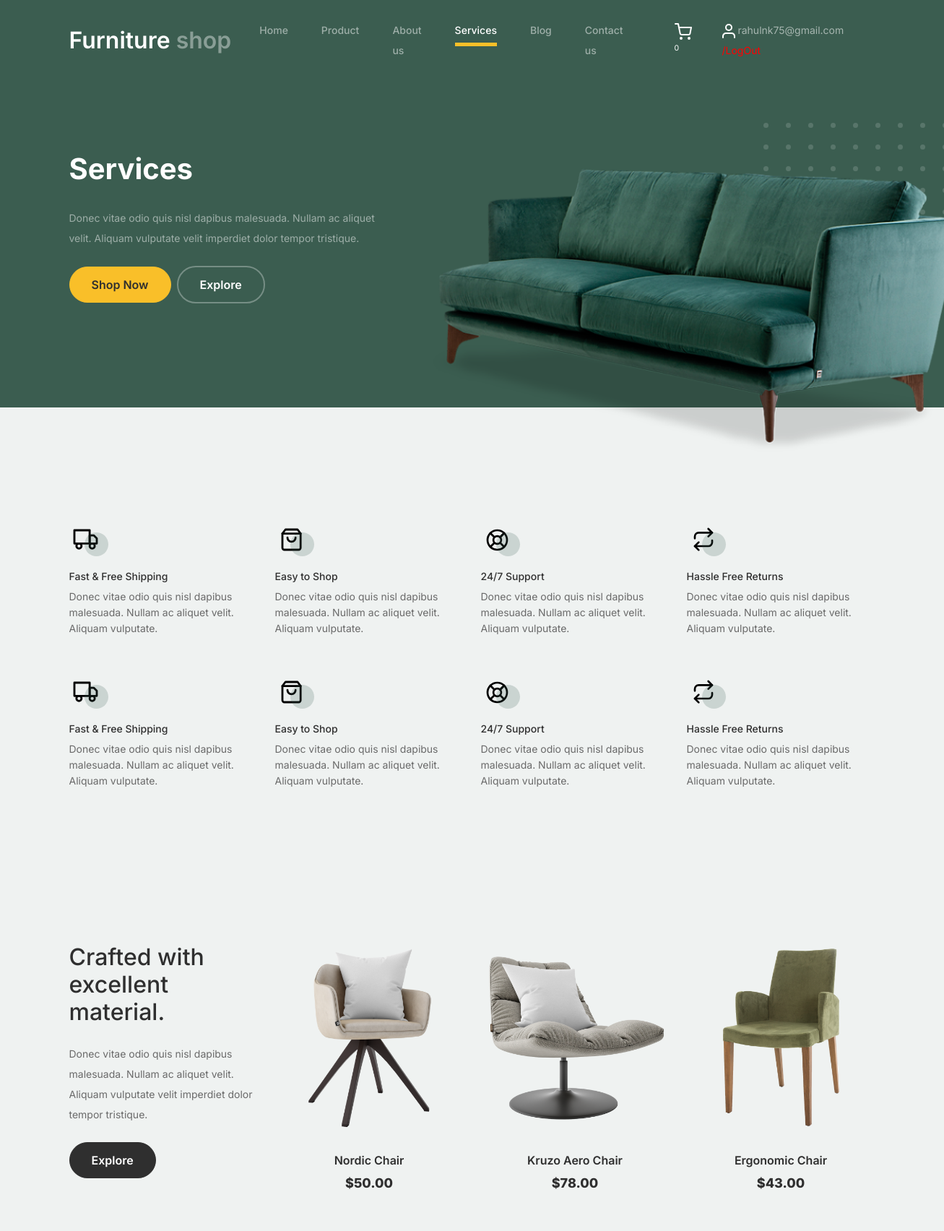
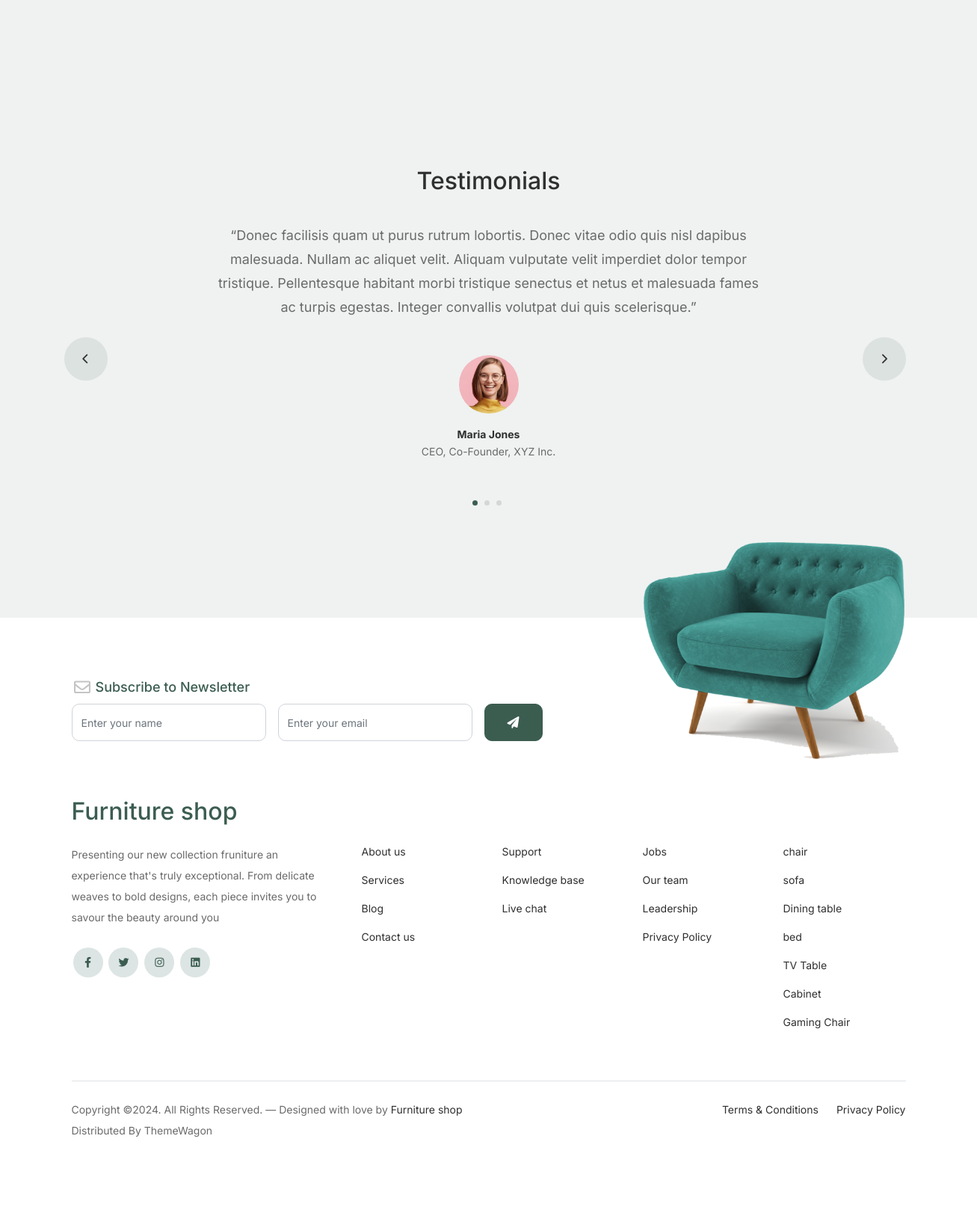
Page /services_page/ (signed in) on the committed database (2 pictures, top to bottom).
### Furniture_app/models.py (models this page shows)
class Category_Db(models.Model):
    Category_name=models.CharField(max_length=200,null=True,blank=True)
    Category_image=models.ImageField(upload_to='Category_images',null=True,blank=True)
    Discription=models.TextField(max_length=200,null=True,blank=True)

### Web_App/views.py (the view)
# urls.py: path('services_page/',views.services_page,name='services_page'),
def services_page(request):
    cat_d=Category_Db.objects.all()
    cart_count=Cart_Db.objects.filter(User_name=request.session['Name'])
    count=cart_count.count()
    return render(request,'services_page.html',{'count':count,'cat_d':cat_d})

### Web_App/templates/services_page.html (shortened to what this page needs)
<!doctype html>
{% load static %}
<html lang="en">
<head>
		<link href="{% static 'web/css/bootstrap.min.css' %}" rel="stylesheet">
		<link href="https://cdnjs.cloudflare.com/ajax/libs/font-awesome/6.0.0-beta3/css/all.min.css" rel="stylesheet">
		<link href="{% static 'web/css/tiny-slider.css' %}" rel="stylesheet">
		<link href="{% static 'web/css/style.css' %}" rel="stylesheet">
	</head>
	<body>
		<nav class="custom-navbar navbar navbar navbar-expand-md navbar-dark bg-dark" arial-label="Furni navigation bar">
			<div class="container">
				<a class="navbar-brand" href="{% url 'Home_Page' %}">Furniture<span> shop</span></a>
				<div class="collapse navbar-collapse" id="navbarsFurni">
					<ul class="custom-navbar-nav navbar-nav ms-auto mb-2 mb-md-0">
						<li ><a class="nav-link" href="{% url 'Home_Page' %}">Home</a></li>
						<li><a class="nav-link" href="{% url 'product_page' %}">Product</a></li>
						<li><a class="nav-link" href="{% url 'about_page' %}">About us</a></li>
						<li class="nav-item active"><a class="nav-link" href="{% url 'services_page' %}">Services</a></li>
						<li><a class="nav-link" href="{% url 'blog_page' %}">Blog</a></li>
						<li><a class="nav-link" href="{% url 'contact_page' %}">Contact us</a></li>
					</ul>
					<ul class="custom-navbar-cta navbar-nav mb-2 mb-md-0 ms-5">
						<li><a class="nav-link" href="{% url 'Cart_Page' %}"><img src="{% static 'web/images/cart.svg' %}">  <sup style="color: white;">{{count}}</sup> </a></li>
						{% if request.session.Name %}
						<li><a class="nav-link" href="{% url 'User_Sign_out' %}"><img src="{% static 'web/images/user.svg' %}">   {{request.session.Name}} <i style="color: red; font-style:normal;" >/LogOut</i> </a></li>
						{% else %}
						<li><a class="nav-link" href="{% url 'Sign_in' %}"><img src="{% static 'web/images/user.svg' %}"></a></li>
						{% endif %}
					</ul>
				</div>
			</div>
		</nav>
			<div class="hero">
				<div class="container">
					<div class="row justify-content-between">
						<div class="col-lg-5">
							<div class="intro-excerpt">
								<h1>Services</h1>
								<p class="mb-4">Donec vitae odio quis nisl dapibus malesuada. Nullam ac aliquet velit. Aliquam vulputate velit imperdiet dolor tempor tristique.</p>
								<p><a href="" class="btn btn-secondary me-2">Shop Now</a><a href="#" class="btn btn-white-outline">Explore</a></p>
							</div>
						</div>
						<div class="col-lg-7">
							<div class="hero-img-wrap">
								<img src="{% static 'web/images/couch.png' %}" class="img-fluid">
							</div>
						</div>
					</div>
				</div>
			</div>
		<div class="why-choose-section">
			<div class="container">
				<div class="row my-5">
					<div class="col-6 col-md-6 col-lg-3 mb-4">
						<div class="feature">
							<div class="icon">
								<img src="images/truck.svg" alt="Image" class="imf-fluid">
							</div>
							<h3>Fast &amp; Free Shipping</h3>
							<p>Donec vitae odio quis nisl dapibus malesuada. Nullam ac aliquet velit. Aliquam vulputate.</p>
						</div>
					</div>
					<div class="col-6 col-md-6 col-lg-3 mb-4">
						<div class="feature">
							<div class="icon">
								<img src="images/bag.svg" alt="Image" class="imf-fluid">
							</div>
							<h3>Easy to Shop</h3>
							<p>Donec vitae odio quis nisl dapibus malesuada. Nullam ac aliquet velit. Aliquam vulputate.</p>
						</div>
					</div>
					<div class="col-6 col-md-6 col-lg-3 mb-4">
						<div class="feature">
							<div class="icon">
								<img src="images/support.svg" alt="Image" class="imf-fluid">
							</div>
							<h3>24/7 Support</h3>
							<p>Donec vitae odio quis nisl dapibus malesuada. Nullam ac aliquet velit. Aliquam vulputate.</p>
						</div>
					</div>
					<div class="col-6 col-md-6 col-lg-3 mb-4">
						<div class="feature">
							<div class="icon">
								<img src="images/return.svg" alt="Image" class="imf-fluid">
							</div>
							<h3>Hassle Free Returns</h3>
							<p>Donec vitae odio quis nisl dapibus malesuada. Nullam ac aliquet velit. Aliquam vulputate.</p>
						</div>
					</div>
					<div class="col-6 col-md-6 col-lg-3 mb-4">
						<div class="feature">
							<div class="icon">
								<img src="images/truck.svg" alt="Image" class="imf-fluid">
							</div>
							<h3>Fast &amp; Free Shipping</h3>
							<p>Donec vitae odio quis nisl dapibus malesuada. Nullam ac aliquet velit. Aliquam vulputate.</p>
						</div>
					</div>
					<div class="col-6 col-md-6 col-lg-3 mb-4">
						<div class="feature">
							<div class="icon">
								<img src="images/bag.svg" alt="Image" class="imf-fluid">
							</div>
							<h3>Easy to Shop</h3>
							<p>Donec vitae odio quis nisl dapibus malesuada. Nullam ac aliquet velit. Aliquam vulputate.</p>
						</div>
					</div>
					<div class="col-6 col-md-6 col-lg-3 mb-4">
						<div class="feature">
							<div class="icon">
								<img src="images/support.svg" alt="Image" class="imf-fluid">
							</div>
							<h3>24/7 Support</h3>
							<p>Donec vitae odio quis nisl dapibus malesuada. Nullam ac aliquet velit. Aliquam vulputate.</p>
						</div>
					</div>
					<div class="col-6 col-md-6 col-lg-3 mb-4">
						<div class="feature">
							<div class="icon">
								<img src="images/return.svg" alt="Image" class="imf-fluid">
							</div>
							<h3>Hassle Free Returns</h3>
							<p>Donec vitae odio quis nisl dapibus malesuada. Nullam ac aliquet velit. Aliquam vulputate.</p>
						</div>
					</div>
				</div>
			</div>
		</div>
		<div class="product-section pt-0">
			<div class="container">
				<div class="row">
					<div class="col-md-12 col-lg-3 mb-5 mb-lg-0">
						<h2 class="mb-4 section-title">Crafted with excellent material.</h2>
						<p class="mb-4">Donec vitae odio quis nisl dapibus malesuada. Nullam ac aliquet velit. Aliquam vulputate velit imperdiet dolor tempor tristique. </p>
						<p><a href="#" class="btn">Explore</a></p>
					</div>
					<div class="col-12 col-md-4 col-lg-3 mb-5 mb-md-0">
						<a class="product-item" href="#">
							<img src="images/product-1.png" class="img-fluid product-thumbnail">
							<h3 class="product-title">Nordic Chair</h3>
							<strong class="product-price">$50.00</strong>
						</a>
					</div>
					<div class="col-12 col-md-4 col-lg-3 mb-5 mb-md-0">
						<a class="product-item" href="#">
							<img src="images/product-2.png" class="img-fluid product-thumbnail">
							<h3 class="product-title">Kruzo Aero Chair</h3>
							<strong class="product-price">$78.00</strong>
						</a>
					</div>
					<div class="col-12 col-md-4 col-lg-3 mb-5 mb-md-0">
						<a class="product-item" href="#">
							<img src="images/product-3.png" class="img-fluid product-thumbnail">
							<h3 class="product-title">Ergonomic Chair</h3>
							<strong class="product-price">$43.00</strong>
						</a>
					</div>
				</div>
			</div>
		</div>
		<div class="testimonial-section before-footer-section">
			<div class="container">
				<div class="row">
					<div class="col-lg-7 mx-auto text-center">
						<h2 class="section-title">Testimonials</h2>
					</div>
				</div>
				<div class="row justify-content-center">
					<div class="col-lg-12">
						<div class="testimonial-slider-wrap text-center">
							<div id="testimonial-nav">
								<span class="prev" data-controls="prev"><span class="fa fa-chevron-left"></span></span>
								<span class="next" data-controls="next"><span class="fa fa-chevron-right"></span></span>
							</div>
							<div class="testimonial-slider">
								<div class="item">
									<div class="row justify-content-center">
										<div class="col-lg-8 mx-auto">
											<div class="testimonial-block text-center">
												<blockquote class="mb-5">
													<p>&ldquo;Donec facilisis quam ut purus rutrum lobortis. Donec vitae odio quis nisl dapibus malesuada. Nullam ac aliquet velit. Aliquam vulputate velit imperdiet dolor tempor tristique. Pellentesque habitant morbi tristique senectus et netus et malesuada fames ac turpis egestas. Integer convallis volutpat dui quis scelerisque.&rdquo;</p>
												</blockquote>
												<div class="author-info">
													<div class="author-pic">
														<img src="images/person-1.png" alt="Maria Jones" class="img-fluid">
													</div>
													<h3 class="font-weight-bold">Maria Jones</h3>
													<span class="position d-block mb-3">CEO, Co-Founder, XYZ Inc.</span>
												</div>
											</div>
										</div>
									</div>
								</div>
								<div class="item">
									<div class="row justify-content-center">
									</div>
								</div>
								<div class="item">
									<div class="row justify-content-center">
									</div>
								</div>
							</div>
						</div>
					</div>
				</div>
			</div>
		</div>
		<footer class="footer-section">
			<div class="container relative">
				<div class="sofa-img">
					<img src="{% static 'web/images/sofa.png' %}" alt="Image" class="img-fluid">
				</div>
				<div class="row">
					<div class="col-lg-8">
						<div class="subscription-form">
							<h3 class="d-flex align-items-center"><span class="me-1"><img src="{% static 'web/images/envelope-outline.svg' %}" alt="Image" class="img-fluid"></span><span>Subscribe to Newsletter</span></h3>
							<form action="#" class="row g-3">
								<div class="col-auto">
									<input type="text" class="form-control" placeholder="Enter your name">
								</div>
								<div class="col-auto">
									<input type="email" class="form-control" placeholder="Enter your email">
								</div>
								<div class="col-auto">
									<button class="btn btn-primary">
										<span class="fa fa-paper-plane"></span>
									</button>
								</div>
							</form>
						</div>
					</div>
				</div>
				<div class="row g-5 mb-5">
					<div class="col-lg-4">
						<div class="mb-4 footer-logo-wrap"><a href="#" class="footer-logo">Furniture <span>shop</span></a></div>
						<p class="mb-4">Presenting our new collection fruniture an experience that's truly exceptional. From delicate weaves to bold designs, each piece invites you to savour the beauty around you</p>
						<ul class="list-unstyled custom-social">
							<li><a href="#"><span class="fa fa-brands fa-facebook-f"></span></a></li>
							<li><a href="#"><span class="fa fa-brands fa-twitter"></span></a></li>
							<li><a href="#"><span class="fa fa-brands fa-instagram"></span></a></li>
							<li><a href="#"><span class="fa fa-brands fa-linkedin"></span></a></li>
						</ul>
					</div>
					<div class="col-lg-8">
						<div class="row links-wrap">
							<div class="col-6 col-sm-6 col-md-3">
								<ul class="list-unstyled">
									<li><a href="{% url 'about_page' %}">About us</a></li>
									<li><a href="#">Services</a></li>
									<li><a href="#">Blog</a></li>
									<li><a href="{% url 'contact_page' %}">Contact us</a></li>
								</ul>
							</div>
							<div class="col-6 col-sm-6 col-md-3">
								<ul class="list-unstyled">
									<li><a href="#">Support</a></li>
									<li><a href="#">Knowledge base</a></li>
									<li><a href="#">Live chat</a></li>
								</ul>
							</div>
							<div class="col-6 col-sm-6 col-md-3">
								<ul class="list-unstyled">
									<li><a href="#">Jobs</a></li>
									<li><a href="#">Our team</a></li>
									<li><a href="#">Leadership</a></li>
									<li><a href="#">Privacy Policy</a></li>
								</ul>
							</div>
							<div class="col-6 col-sm-6 col-md-3">
								<ul class="list-unstyled">
									{% for f in cat_d %}
									<li><a href="{% url 'product_filtered' cat_name=f.Category_name %}">{{f.Category_name}}</a></li>
									{% endfor %}
								</ul>
							</div>
						</div>
					</div>
				</div>
				<div class="border-top copyright">
					<div class="row pt-4">
						<div class="col-lg-6">
							<p class="mb-2 text-center text-lg-start">Copyright &copy;. All Rights Reserved. &mdash; Designed with love by <a href="{% url 'Home_Page' %}">Furniture shop</a> Distributed By <a hreff="https://themewagon.com">ThemeWagon</a>
            </p>
						</div>
						<div class="col-lg-6 text-center text-lg-end">
							<ul class="list-unstyled d-inline-flex ms-auto">
								<li class="me-4"><a href="#">Terms &amp; Conditions</a></li>
								<li><a href="#">Privacy Policy</a></li>
							</ul>
						</div>
					</div>
				</div>
			</div>
		</footer>
	</body>
</html>

### Web_App/static/web/css/tiny-slider.css (style rules this page uses)
.tns-slider { -webkit-transition:all 0s;-moz-transition:all 0s;transition:all 0s }
.tns-slider>.tns-item { -webkit-box-sizing:border-box;-moz-box-sizing:border-box;box-sizing:border-box }
.tns-horizontal.tns-subpixel { white-space:nowrap }
.tns-horizontal.tns-subpixel>.tns-item { display:inline-block;vertical-align:top;white-space:normal }

### rows in the picture
Category_Db: Category_name "chair"
Category_Db: Category_name "sofa"
Category_Db: Category_name "Dining table"
Category_Db: Category_name "bed"
Category_Db: Category_name "TV Table"
Category_Db: Category_name "Cabinet"
Category_Db: Category_name "Gaming Chair"

### other values in the picture
{{ count }} "0"
{{ request.session.Name }} "rahulnk75@gmail.com"
